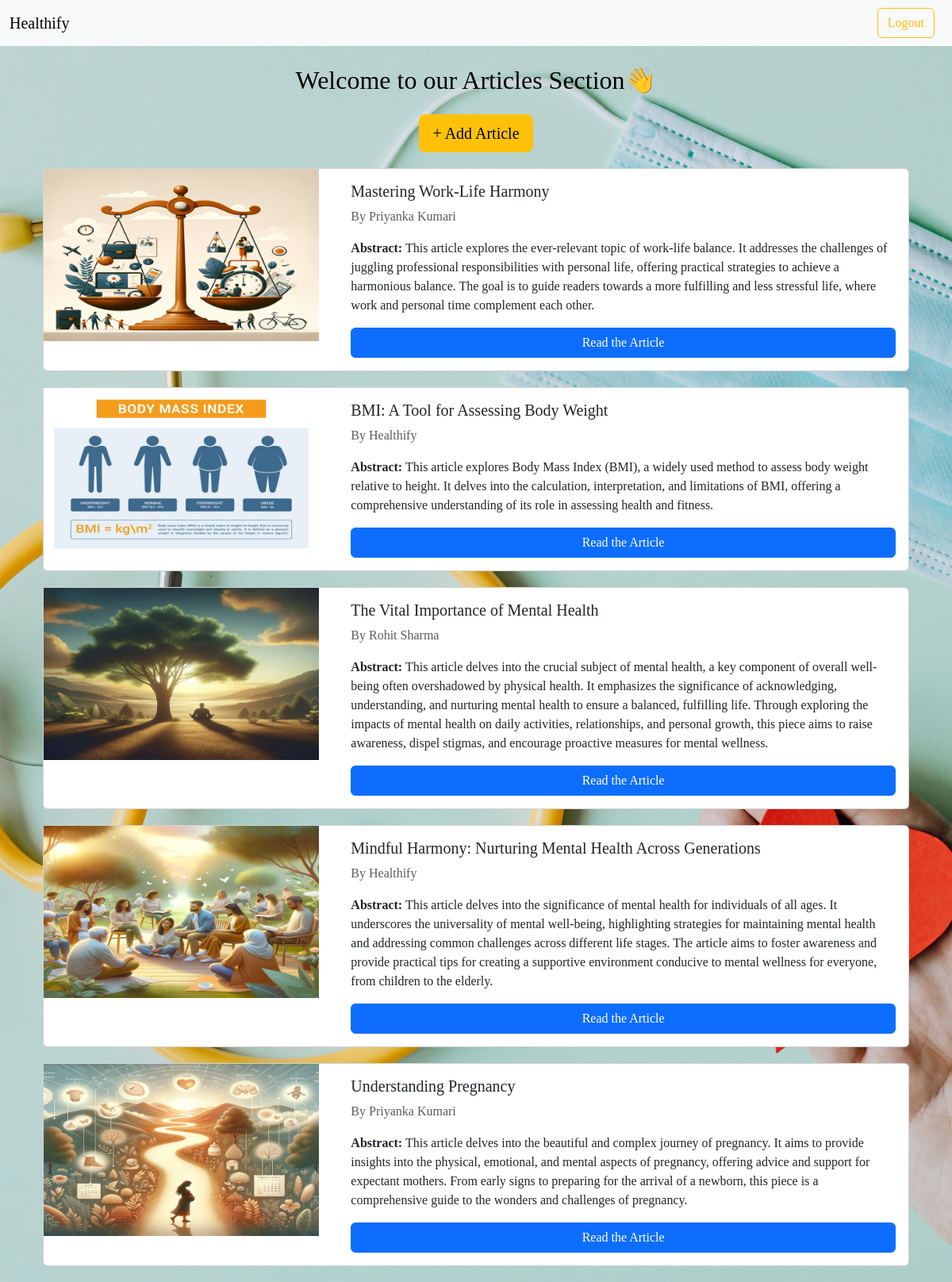
The page /read_articles (signed in) on the database its author committed.
### models.py (models this page shows)
class article(db.Model):
    __tablename__="article"
    id = db.Column(db.Integer, primary_key = True)
    title = db.Column(db.String(60), nullable = False)
    abstract = db.Column(db.String(420), nullable = False)
    content = db.Column(db.String(1024), nullable = False)
    imagepath = db.Column(db.String(255), nullable=False)
    impressions = db.Column(db.Integer, default = 0)
    CreatorId = db.Column(db.Integer, db.ForeignKey('User.id'), nullable = False)
    creator = db.Column(db.String(35), nullable = False)
    status = db.Column(db.String(12), default="pending")

### routes.py (the view)
@app.route('/read_articles')
@auth_required
def read_articles():
    user = User.query.get(session["user_id"])
    articles = db.session.query(article).order_by(article.impressions.desc()).all()
    return render_template("articles.html", articles = articles, user = user)

### routes.py (called while the page is built)
def auth_required(func):
    @wraps(func)
    def inner(*args, **kwargs):
        if "user_id" not in session:
            flash("Login required.", 'danger')
            return redirect(url_for("login"))
        return func(*args, **kwargs)
    return inner

### templates/articles.html (shortened to what this page needs)
{% extends 'layout.html' %}
{% block content %}
<body>
    <div class="container mt-4">
        <div class="text-center pt">
            <h2 class="mb-4">Welcome to our Articles Section👋</h2>
            <a href="/addArticle" class="btn btn-warning btn-lg" style="margin-bottom: 20px;"><span class="plus-sign">+</span> Add Article</a>
        </div>
        {% for article in articles %}
            {% if article.status == "publish" %}
            <div class="card article-card">
                <div class="row no-gutters">
                    <div class="col-md-4">
                        <img src="{{ url_for('static', filename= 'images/' + article.imagepath) }}" class="article-image" alt="Article Image">
                    </div>
                    <div class="col-md-8">
                        <div class="card-body">
                            <h5 class="card-title">{{article.title}}</h5>
                            <p class="card-text text-muted">By {{article.creator}}</p>
                            <p class=""card-text><strong>Abstract:</strong> {{article.abstract}}</p>
                            <a href="healthifyArticles/{{article.id}}" class="btn btn-primary mt-auto">Read the Article</a>
                        </div>
                    </div>
                </div>
            </div>
            {% endif %}
            {% endfor %}
    </div>
</body>
{% endblock %}

### templates/layout.html (shortened to what this page needs)
<!DOCTYPE html>
<html lang="en">
<head>
    <link href="https://cdn.jsdelivr.net/npm/bootstrap@5.3.2/dist/css/bootstrap.min.css" rel="stylesheet">
    <link rel="stylesheet" href="https://cdnjs.cloudflare.com/ajax/libs/font-awesome/6.4.2/css/all.min.css">
    <link rel="stylesheet" href="https://cdnjs.cloudflare.com/ajax/libs/font-awesome/4.7.0/css/font-awesome.min.css">
</head>
<body>
    {% include 'nav-auth.html' %}
    <div class="container">
        {% block content %} {% endblock %}
    </div>
</body>
</html>

### templates/nav-auth.html (shortened to what this page needs)
<link rel="stylesheet" href="https://cdnjs.cloudflare.com/ajax/libs/font-awesome/4.7.0/css/font-awesome.min.css">
<nav class="navbar navbar-expand-lg bg-body-tertiary navbar-light " >
    <div class="container-fluid">
        <a class="navbar-brand" href="/">Healthify</a>
        <div class="collapse navbar-collapse" id="navbarNav">
              {% if user %}
                {% if user.is_admin %}
                    <ul class="navbar-nav ms-auto">
                        <li class="nav-item">
                            <a href="{{url_for('logout')}}" class="btn btn-outline-warning bar">Logout</a>
                        </li>
                    </ul>
                {% endif %}
              {% elif bd %}
                <ul class="navbar-nav ms-auto">
                  </ul>
              {% endif %}
        </div>
      </div>
    </nav>

### templates/layout.html (style rules this page uses)
body { margin: 0; padding: 0; font-family: 'Balsamiq Sans', 'cursive'; background-color: #454f58; background: center/cover no-repeat url('../static/icons/bg6.jpg'); background-repeat: no-repeat; color: black; }

### templates/articles.html (style rules this page uses)
.article-card { margin-bottom: 20px; }
.article-image { width: 100%; height: auto; }
.card-body { display: flex; flex-direction: column; justify-content: space-between; }

### templates/nav-auth.html (style rules this page uses)
.navbar { width: 100%; padding: 0; }
.bar { margin: 10px; }

### rows shown on the page
article: imagepath (picture), title "Mastering Work-Life Harmony", creator "Priyanka Kumari", abstract "This article explores the ever-relevant topic of work-life balance. It addresses the challenges of juggling professional responsibilities with personal life, offering practical strategies to achieve a harmonious balance. The goal is to guide readers towards a more fulfilling and less stressful life, where work and personal time complement each other."
article: imagepath (picture), title "BMI: A Tool for Assessing Body Weight", creator "Healthify", abstract "This article explores Body Mass Index (BMI), a widely used method to assess body weight relative to height. It delves into the calculation, interpretation, and limitations of BMI, offering a comprehensive understanding of its role in assessing health and fitness."
article: imagepath (picture), title "The Vital Importance of Mental Health", creator "Rohit Sharma", abstract "This article delves into the crucial subject of mental health, a key component of overall well-being often overshadowed by physical health. It emphasizes the significance of acknowledging, understanding, and nurturing mental health to ensure a balanced, fulfilling life. Through exploring the impacts of mental health on daily activities, relationships, and personal growth, this piece aims to raise awareness, dispel stigmas, and encourage proactive measures for mental wellness."
article: imagepath (picture), title "Mindful Harmony: Nurturing Mental Health Across Generations", creator "Healthify", abstract "This article delves into the significance of mental health for individuals of all ages. It underscores the universality of mental well-being, highlighting strategies for maintaining mental health and addressing common challenges across different life stages. The article aims to foster awareness and provide practical tips for creating a supportive environment conducive to mental wellness for everyone, from children to the elderly."
article: imagepath (picture), title "Understanding Pregnancy", creator "Priyanka Kumari", abstract "This article delves into the beautiful and complex journey of pregnancy. It aims to provide insights into the physical, emotional, and mental aspects of pregnancy, offering advice and support for expectant mothers. From early signs to preparing for the arrival of a newborn, this piece is a comprehensive guide to the wonders and challenges of pregnancy."
